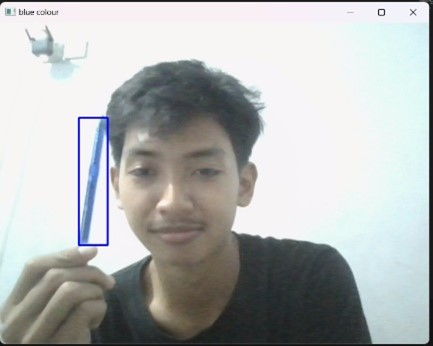
#> input picture Picture4.jpg, 433 x 346 px, given in place of the camera
$ python 'Tugas 1_object detection blue colour and bounding box.py'
#> lines starting #> are read from the running program, lines starting #| are printed output that depends on the picture; after the words box and inside, x2 and y2 are one past the last pixel; in counts of white or black regions, pixels touching at a corner belong together
import cv2
import numpy as np
#inisialisasi kamera
cap=cv2.VideoCapture (0)
while True:
 _,frame=cap.read()
#> frame is the input picture: shape (346, 433, 3); mean B, G, R 181.6, 182.3, 179.4
 hsv=cv2.cvtColor(frame,cv2.COLOR_BGR2HSV)
#> hsv: shape (346, 433, 3); mean H, S, V 75.2, 21.9, 186.7

 #Rentang warna biru dalam HSV
 lower_blue = np.array([100,50,0])
 upper_blue = np.array([140,255,255])

 #Masking untuk mendeteksi warna biru
 mask=cv2.inRange(hsv,lower_blue,upper_blue)
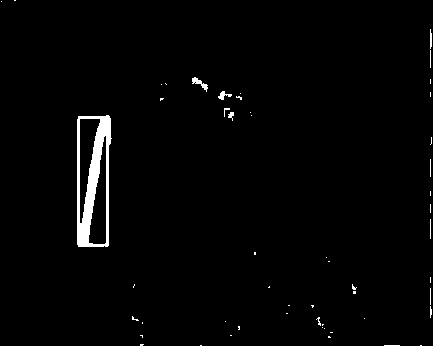
#> mask: shape (346, 433); 1.8% white; 53 white regions (47 under 20 px)
 result=cv2.bitwise_and(frame,frame,mask=mask)
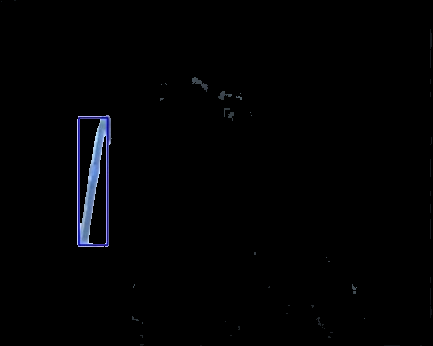
#> result: shape (346, 433, 3); mean B, G, R 3, 2, 1.7

 # Menemukan kontur dari objek yang terdeteksi
 contours, _ = cv2.findContours(mask, cv2.RETR_TREE, cv2.CHAIN_APPROX_SIMPLE)
#> contours = 56 contours, 51 with area under 20; largest, box (x1, y1, x2, y2) and area: (77, 115, 112, 247) 4083, (88, 135, 107, 245) 1167, (79, 118, 101, 224) 1142, (192, 77, 208, 92) 60, (218, 91, 232, 100) 38

 #Bounding box
 for contour in contours:
     if cv2.contourArea(contour) > 500:
         # bounding box di sekitar objek biru
         x, y, w, h = cv2.boundingRect(contour)
         cv2.rectangle(frame, (x, y), (x + w, y + h), (255, 0, 0), 2)
#> this loop made 56 passes
#> (x, y, w, h) on passes 37 to 39: (77, 115, 35, 132), (88, 135, 19, 110), (79, 118, 22, 106)
#> contour on passes 1 to 6: [[420, 345], [421, 345]], [[384, 345], [399, 345]], [[200, 345], [201, 345]], [[140, 344], [140, 345], [142, 345], [143, 344]], [[328, 336], [328, 337], [330, 337], [329, 336]], [[230, 335], [231, 335]]
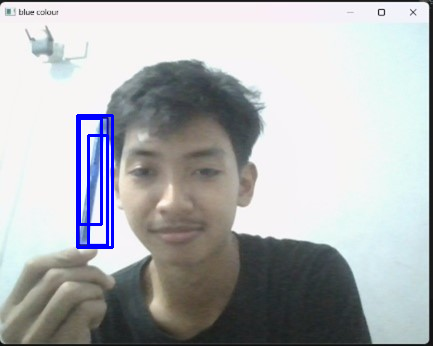
#> frame: shape (346, 433, 3); 1.59% of pixels changed, all inside (x1, y1, x2, y2) = (76, 114, 114, 249)


 #Menampilkan hasil
 cv2.imshow("blue colour",frame)
 cv2.imshow("Mask",mask)
 cv2.imshow("Result",result)

 if cv2.waitKey(1) & 0xFF== ord('q'):

#> (key q is pressed here)
    break
cap.release()
cv2.destroyAllWindows()

$ run again, on Picture1.png
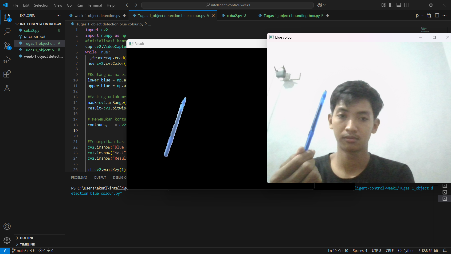
#> input picture Picture1.png, 451 x 254 px, given in place of the camera
#> frame is the input picture: shape (254, 451, 3); mean B, G, R 69.2, 69.6, 68.5
#> hsv: shape (254, 451, 3); mean H, S, V 26.5, 8.3, 71.3
#> `mask=cv2.inRange(hsv,lower_blue,upper_blue)`:
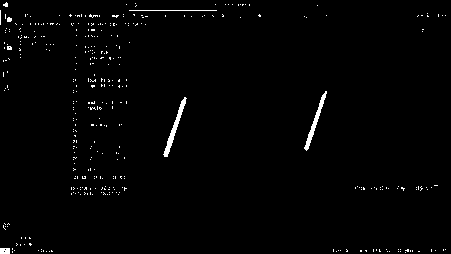
#> mask: shape (254, 451); 1.3% white; 386 white regions (381 under 20 px)
#> contours = 390 contours, 387 with area under 20; largest, box (x1, y1, x2, y2) and area: (163, 97, 187, 157) 222, (304, 91, 327, 151) 192, (0, 248, 10, 254) 45
#> the loop `for contour in contours:` made 390 passes
#> contour on passes 1 to 3: [[405, 252]], [[418, 251], [419, 251]], [[400, 251]]

$ run again, on Picture3.png
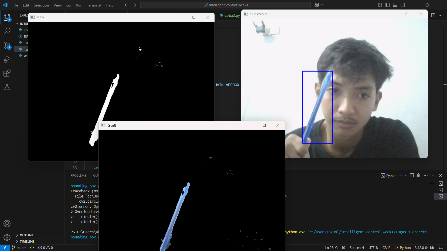
#> input picture Picture3.png, 447 x 251 px, given in place of the camera
#> frame is the input picture: shape (251, 447, 3); mean B, G, R 63.6, 62.7, 62.2
#> hsv: shape (251, 447, 3); mean H, S, V 26.9, 6.6, 64.8
#> `mask=cv2.inRange(hsv,lower_blue,upper_blue)`:
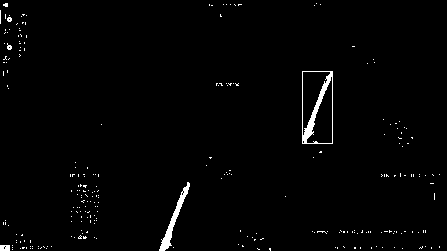
#> mask: shape (251, 447); 1.5% white; 255 white regions (250 under 20 px)
#> contours = 266 contours, 261 with area under 20; largest, box (x1, y1, x2, y2) and area: (302, 71, 333, 144) 2160, (306, 76, 333, 144) 931, (302, 71, 331, 136) 900, (159, 182, 190, 251) 344, (0, 245, 10, 251) 45
#> the loop `for contour in contours:` made 266 passes
#> (x, y, w, h) on passes 211, 213, 214: (302, 71, 31, 73), (306, 76, 27, 68), (302, 71, 29, 65)
#> after the loop `for contour in contours:`:
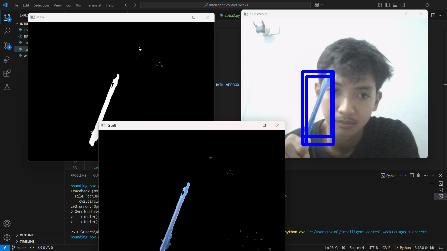
#> frame: shape (251, 447, 3); 0.97% of pixels changed, all inside (x1, y1, x2, y2) = (301, 70, 335, 146)
